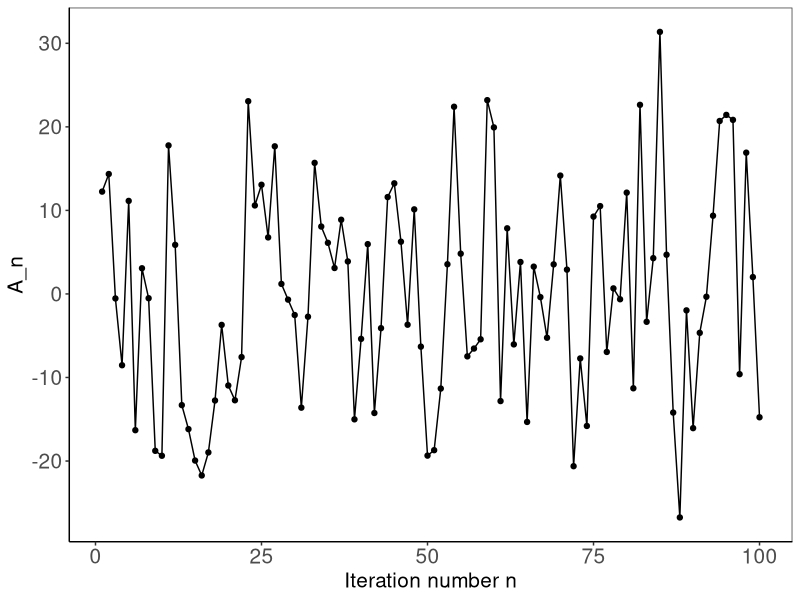

The R script that drew this image:
## ---- chunk 1
knitr::opts_chunk$set(echo = TRUE, fig.path = "/Users/mac/Dropbox/GithubR/LPC/plot/")
## ---- chunk 2
#Simulation function
Simulate<-function(N, nseq, alpha, st, sm)
{
  As<-matrix(NA, nrow=N, ncol=nseq)
  for(o in 1:nseq)
    {
      M=rnorm(N+2)
      T=rnorm(N+2)
      
      Z=st*T[1:(N+1)]-sm*M[2:(N+2)]+sm*M[1:(N+1)]
      AA=rep(0,N+2)
      for(I in 1:(N+1))
        {
          AA[I+1]<-(1-alpha)*AA[I]+Z[I]
        }
      As[,o]<-AA[3:(N+2)]
    }
  As
}
## ---- chunk 3
#Set parameter values for simulation  
set.seed(1234567)
outc<-as.data.frame(Simulate(N=100, nseq=1, alpha=0.5, st=10, sm=5))

outc$n<-c(1:dim(outc)[1])
names(outc)<-c("A_n", "n")

require(ggplot2)
ggplot(outc, aes(x=n, y=A_n)) +
  geom_point()+
  geom_line()+
  #scale_x_continuous(breaks=seq(from=1, to=n, by=4)+
  theme_bw() +
  guides(color=FALSE)+
  theme(axis.line = element_line(colour = "black"),
        panel.grid.major = element_blank(),
        panel.grid.minor = element_blank(),
        panel.background = element_blank(),
        strip.background = element_blank(),
        axis.text=element_text(size=15),
        axis.title=element_text(size=15))+
  ylab("A_n")+
  xlab("Iteration number n")
